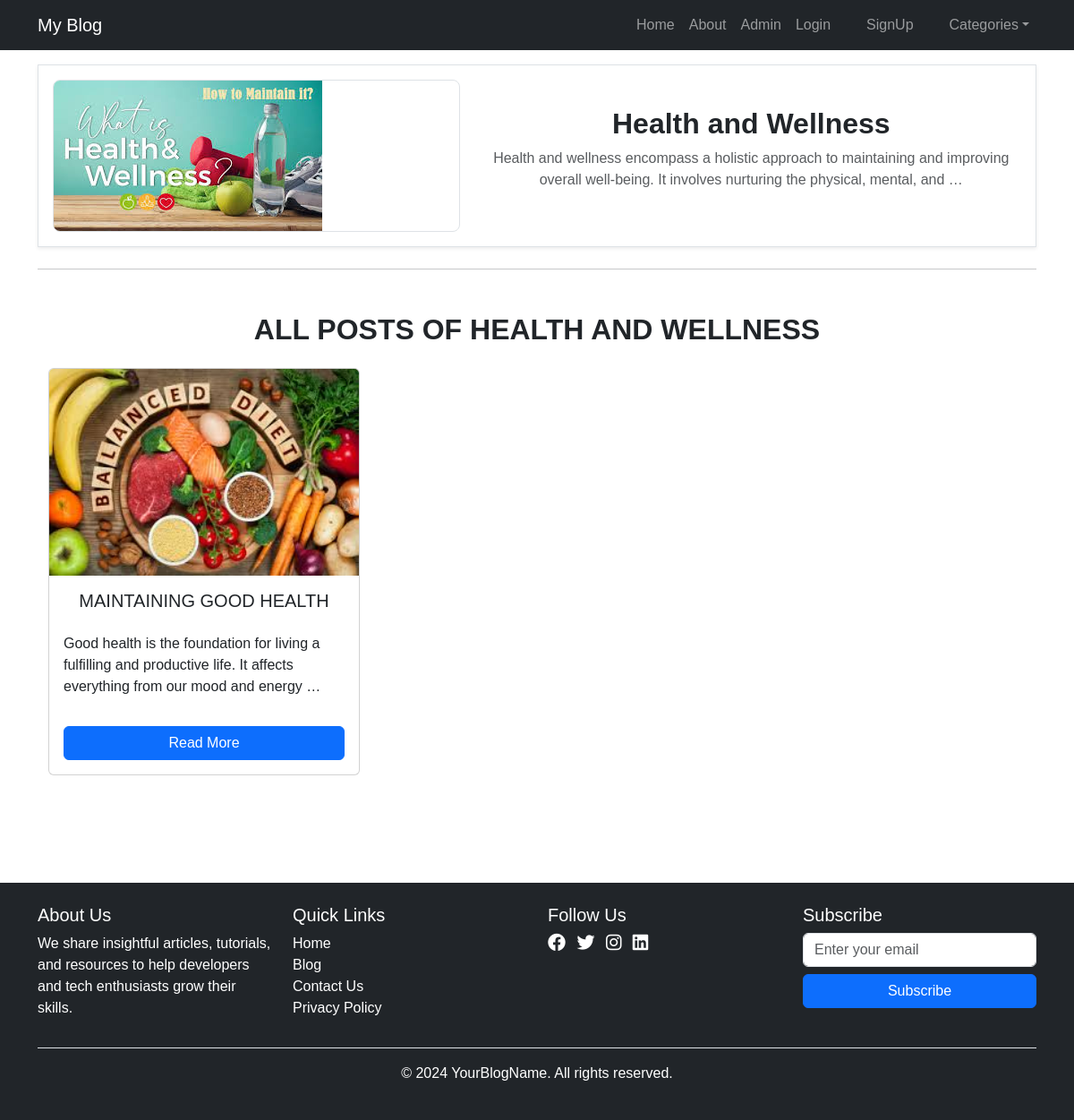
The page /category/health-and-wellness-1/ on the database its author committed.
### blog/models.py (models this page shows, shortened)
class Category(models.Model):
    name = models.CharField(max_length=255)
    slug = models.SlugField(unique=True)
    image = models.ImageField(upload_to='category_images/', blank=True, null=True)
    description = models.TextField(blank=True, null=True)

class Post(models.Model):
    title = models.CharField(max_length=255)
    slug = models.SlugField(unique=True)
    author = models.ForeignKey(User, on_delete=models.CASCADE)
    category = models.ForeignKey(Category, on_delete=models.CASCADE)
    content =  HTMLField()
    post_image = models.ImageField(upload_to='post_images/', null=True, blank=True)
    published_date = models.DateTimeField(auto_now_add=True)
    updated_date = models.DateTimeField(auto_now=True)
    is_published = models.BooleanField(default=False)

### blog/views.py (the view)
# urls.py: path('category/<slug:slug>/', views.CategoryPostListView.as_view(), name='category_data'),
class CategoryPostListView(ListView):
    model = Post
    template_name = 'blog/category_post_list.html'
    context_object_name = 'posts'
    paginate_by = 5
    def get_queryset(self):
        slug = self.kwargs.get('slug')
        category = get_object_or_404(Category, slug=slug)
        return Post.objects.filter(category=category, is_published=True).order_by('-published_date')
    def get_context_data(self, **kwargs):
        context = super().get_context_data(**kwargs)
        current_category_slug = self.kwargs.get('slug')
        current_category = get_object_or_404(Category, slug=current_category_slug)
        context['categories'] = Category.objects.all()
        context['current_category'] = current_category
        context['category_image'] = current_category.image.url if current_category.image else None  # Assuming Category model has an 'image' field
        return context

### blog/templates/blog/category_post_list.html (shortened to what this page needs)
{% extends 'base.html' %}
{% block header %}
<div class="category-banner d-flex flex-column flex-md-row align-items-center mt-4 p-3 border shadow-sm" style="margin-top: 10.5rem;">
    <div class="category-image" style="flex: 1.5; border: 1px solid #dee2e6; border-radius: 8px; overflow: hidden; max-width: 100%; max-height: 300px;">
        {% if category_image %}
            <img src="{{ category_image }}" class="img-fluid" alt="{{ current_category.name }}">
        {% endif %}
    </div>
    <div class="category-details ms-md-4 mt-3 mt-md-0" style="flex: 2; display: flex; flex-direction: column; justify-content: center; align-items: center;">
        <h2 class="fw-bold text-center mb-2">{{ current_category.name }}</h2>
        <p class="text-muted text-center d-none d-md-block">{{ current_category.description|truncatewords_html:20|safe }}</p>
    </div>
</div>
<hr class="my-4 separator">
{% endblock %}
{% load static %}
{% block content %}
<div class="container my-5">
    <h2 class="fw-bold text-center mb-4">ALL POSTS OF {{ current_category.name|upper }}</h2>
    <div class="row">
        {% for post in object_list %}
            <div class="col-lg-4 col-md-6 mb-4 d-flex justify-content-center">
                <div class="card blog-card">
                    <img src="{{ post.post_image.url }}" alt="{{ post.title }}" class="card-img-top" loading="lazy" />
                    <div class="card-body d-flex flex-column">
                        <h5 class="card-title text-center text-uppercase">{{ post.title }}</h5>
                        <p class="card-text flex-grow-1">{{ post.content|truncatewords_html:20|safe }}</p>
                        <a href="{% url 'blog:post_detail' post.pk post.slug %}" class="btn btn-primary read-more-btn mt-auto">Read More</a>
                    </div>
                </div>
            </div>
        {% empty %}
            <div class="col-12">
                <p class="text-center">No posts available in this category.</p>
            </div>
        {% endfor %}
    </div>
</div>
{% endblock %}

### static/css/style.css (style rules this page uses)
body { margin: 0; font-family: Arial, sans-serif; }

### rows shown on the page
Category: name "Health and Wellness", description "Health and wellness encompass a holistic approach to maintaining and improving overall well-being. It involves nurturing the physical, mental, and …", name "HEALTH AND WELLNESS"
Post: post_image (picture), title "MAINTAINING GOOD HEALTH", content "Good health is the foundation for living a fulfilling and productive life. It affects everything from our mood and energy …"
